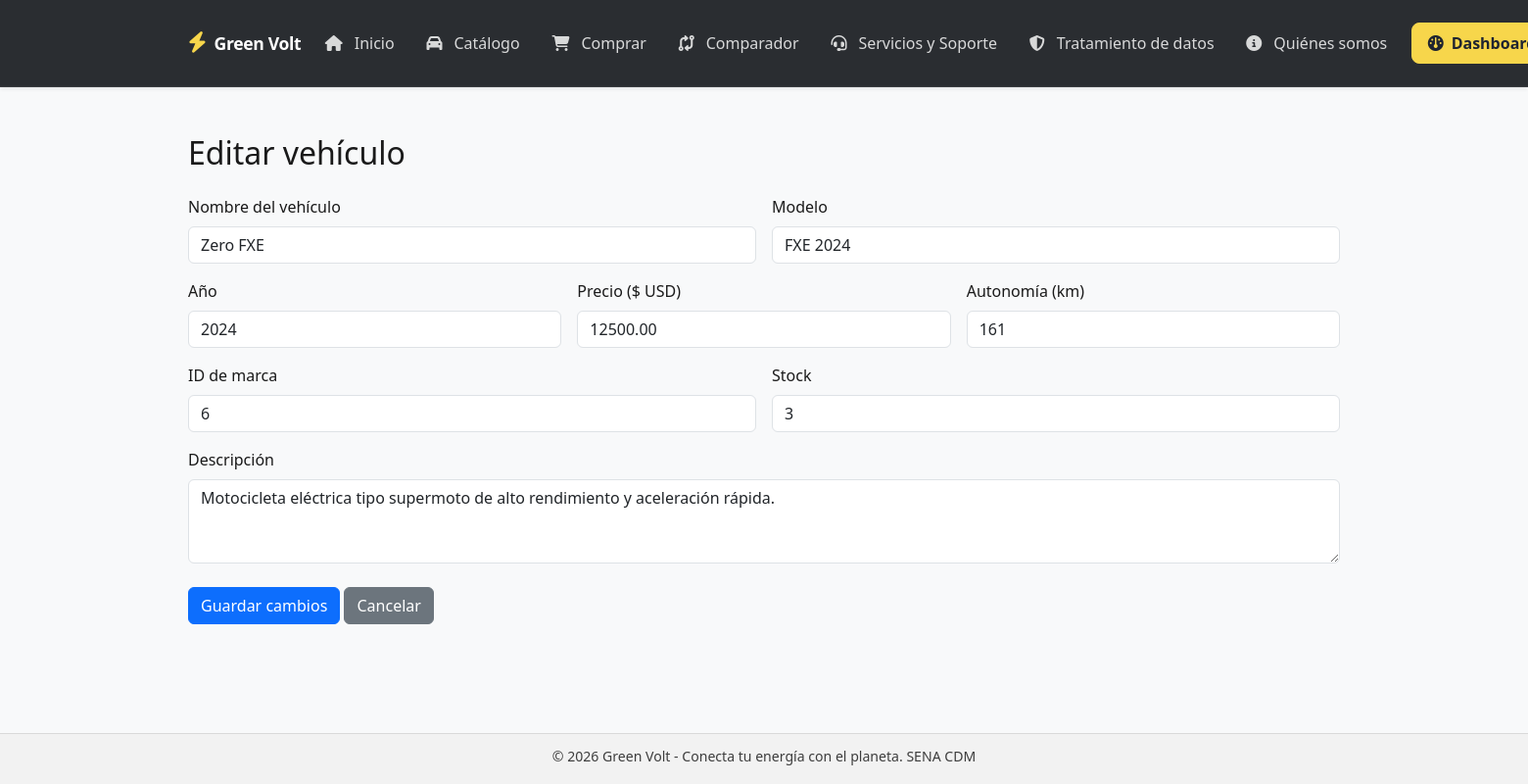
Page /vehiculos/editar/6 on the earlier database version.
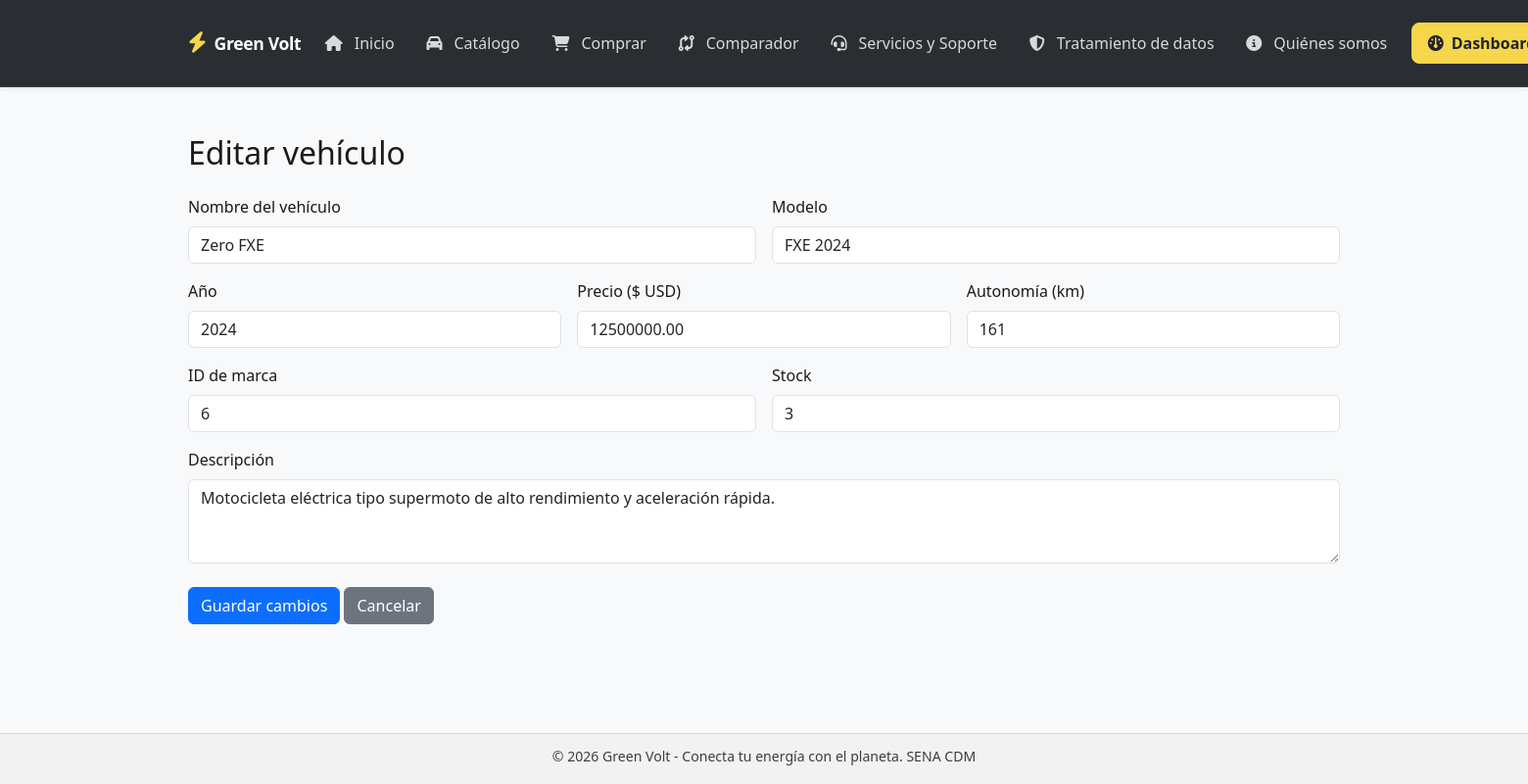
Same page on the later database version.
### tables this page shows
CREATE TABLE `vehiculos` (
  `id` int(11) NOT NULL,
  `marca_id` int(11) DEFAULT 1,
  `nombre` varchar(150) NOT NULL,
  `modelo` varchar(100) NOT NULL,
  `anio` int(11) NOT NULL DEFAULT 2024,
  `precio` decimal(15,2) NOT NULL,
  `autonomia` int(11) NOT NULL DEFAULT 0,
  `stock` int(11) NOT NULL DEFAULT 0,
  `descripcion` text DEFAULT NULL,
  `imagen` varchar(255) DEFAULT NULL,
  `activo` tinyint(1) DEFAULT 1
);

### app/Controllers/VehiculosController.php (called while the page is built, shortened)
<?php
class VehiculosController extends BaseController {
    private function obtenerModelo() {
        return new \App\Models\Vehiculo();
    }
    public function editar($id = null) {
        $vehiculo = $this->obtenerModelo()->getById((int) $id);
        $this->render('vehiculos/editar', [
            'titulo' => 'Editar vehículo - Green Volt',
            'vehiculo' => $vehiculo
        ]);
    }
}

### app/Router.php (called while the page is built, shortened)
<?php
class Router {
    protected $controller = 'HomeController';
    protected $method = 'index';
    public function __construct() {
        $url = $this->parseUrl();
        if (isset($url[0]) && !empty($url[0])) {
            $this->controller = ucfirst($url[0]) . 'Controller';
            unset($url[0]);
        }
        $fullClass = "App\\Controllers\\" . $this->controller;
        if (class_exists($fullClass)) {
            $this->controller = new $fullClass();
        } else {
            die("Error: La clase {$fullClass} existe en archivo pero no está definida correctamente con namespace App\\Controllers;");
        }
        if (isset($url[1])) {
            if (method_exists($this->controller, $url[1])) {
                $this->method = $url[1];
                unset($url[1]);
            }
        }
        $this->params = $url ? array_values($url) : [];
        call_user_func_array([$this->controller, $this->method], $this->params);
    }
    private function parseUrl() {
        if (isset($_GET['url'])) {
            return explode('/', filter_var(rtrim($_GET['url'], '/'), FILTER_SANITIZE_URL));
        }
        return [];
    }
}

### index.php (called while the page is built, shortened)
<?php
spl_autoload_register(function ($class) {
	$prefixes = [
		'App\\' => __DIR__ . '/app/',
		'Config\\' => __DIR__ . '/config/'
	];
	foreach ($prefixes as $prefix => $basePath) {
		$relativeClass = substr($class, strlen($prefix));
		$file = $basePath . str_replace('\\', '/', $relativeClass) . '.php';
		if (!file_exists($file)) {
			$directory = dirname($file);
			$filename = basename($file);
			$classFilename = substr($filename, 0, -4);
			$file = $directory . '/' . $classFilename . 's.php';
		}
		return;
	}
});
require_once __DIR__ . '/app/Router.php';
new App\Router();

### app/Models/Vehiculos.php (called while the page is built, shortened)
<?php
class Vehiculo {
    private $db;
    public function __construct() {
        try {
            $this->db = new PDO("mysql:host=localhost;dbname=green_volt;charset=utf8", "root", "");
            $this->db->setAttribute(PDO::ATTR_ERRMODE, PDO::ERRMODE_EXCEPTION);
        } catch (Exception $e) {
            die("Error de conexión: " . $e->getMessage());
        }
    }
    public function getById($id) {
        $stmt = $this->db->prepare("SELECT * FROM vehiculos WHERE id = :id");
        $stmt->execute([':id' => $id]);
        return $stmt->fetch(PDO::FETCH_ASSOC);
    }
}

### app/Views/vehiculos/editar.php (the view)
<main class="container my-5">
    <h1 class="h2">Editar vehículo</h1>
    <form action="/green_volt/vehiculos/actualizar/<?= rawurlencode((string) $vehiculo['id']) ?>" method="POST" class="mt-4">
        <div class="row g-3">
            <div class="col-md-6">
                <label class="form-label" for="nombre">Nombre del vehículo</label>
                <input id="nombre" type="text" name="nombre" class="form-control" required value="<?= htmlspecialchars($vehiculo['nombre'] ?? '') ?>">
            </div>
            <div class="col-md-6">
                <label class="form-label" for="modelo">Modelo</label>
                <input id="modelo" type="text" name="modelo" class="form-control" required value="<?= htmlspecialchars($vehiculo['modelo'] ?? '') ?>">
            </div>
            <div class="col-md-4">
                <label class="form-label" for="anio">Año</label>
                <input id="anio" type="number" name="anio" class="form-control" min="1" required value="<?= htmlspecialchars((string) ($vehiculo['anio'] ?? '')) ?>">
            </div>
            <div class="col-md-4">
                <label class="form-label" for="precio">Precio ($ USD)</label>
                <input id="precio" type="number" step="0.01" min="0" name="precio" class="form-control" required value="<?= htmlspecialchars((string) ($vehiculo['precio'] ?? '0')) ?>">
            </div>
            <div class="col-md-4">
                <label class="form-label" for="autonomia">Autonomía (km)</label>
                <input id="autonomia" type="number" min="0" name="autonomia" class="form-control" required value="<?= htmlspecialchars((string) ($vehiculo['autonomia'] ?? '0')) ?>">
            </div>
            <div class="col-md-6">
                <label class="form-label" for="marca_id">ID de marca</label>
                <input id="marca_id" type="number" min="1" name="marca_id" class="form-control" required value="<?= htmlspecialchars((string) ($vehiculo['marca_id'] ?? '1')) ?>">
            </div>
            <div class="col-md-6">
                <label class="form-label" for="stock">Stock</label>
                <input id="stock" type="number" min="0" name="stock" class="form-control" required value="<?= htmlspecialchars((string) ($vehiculo['stock'] ?? '0')) ?>">
            </div>
            <div class="col-12">
                <label class="form-label" for="descripcion">Descripción</label>
                <textarea id="descripcion" name="descripcion" class="form-control" rows="3" required><?= htmlspecialchars($vehiculo['descripcion'] ?? '') ?></textarea>
            </div>
            <div class="col-12 mt-4">
                <button type="submit" class="btn btn-primary">Guardar cambios</button>
                <a href="/green_volt/vehiculos" class="btn btn-secondary">Cancelar</a>
            </div>
        </div>
    </form>
</main>

Differences in the rows shown:
changed vehiculos "Zero FXE": precio "12500.00" → "12500000.00"
